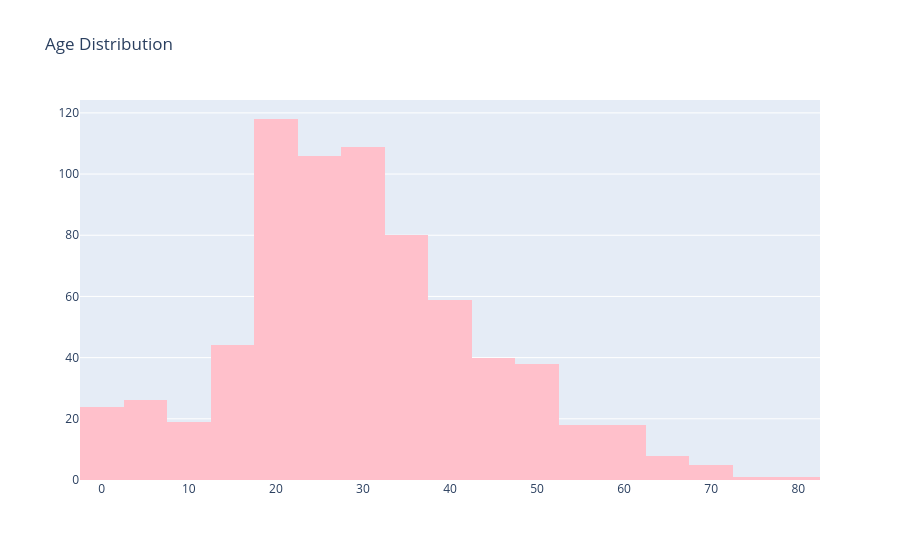

Notebook code cell kept with this figure:
### Code cell
#Let's visualize 
trace = go.Histogram(x= data['Age'],
                     nbinsx=20,
                     marker={'color':'pink'})
#layout define for the graph
layout = go.Layout(title="Age Distribution")
#we combine the trace with the layout to display the figure 
fig= go.Figure(data=trace, layout=layout)
fig

### Figure 1 — Plotly figure (JSON) as saved in the notebook; plotly's stock layout.template omitted (floating-point values rounded to 4 significant figures; data arrays with more than 128 entries replaced by an {"elided": "..."} marker saying what was removed)
{"data": [{"marker": {"color": "pink"}, "nbinsx": 20, "type": "histogram", "x": {"elided": "891 float values"}}], "layout": {"title": {"text": "Age Distribution"}}}
